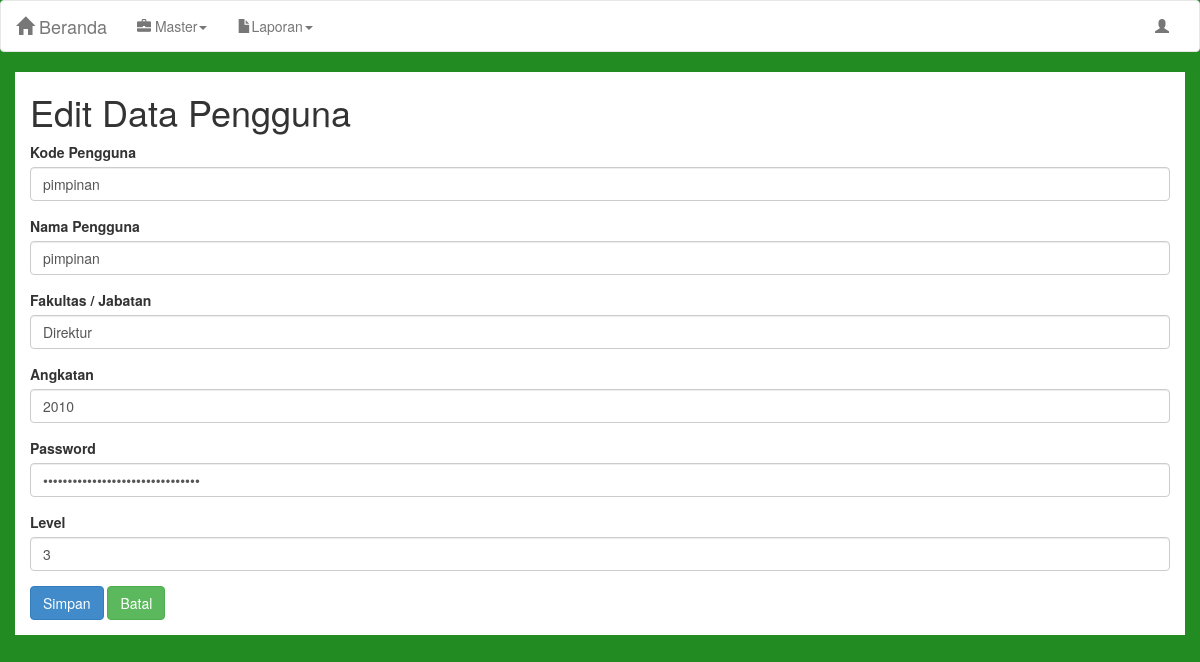
/master/users/edit.php?id=5 (signed in), run on the app's committed database.
### tables this page shows
CREATE TABLE IF NOT EXISTS `users` (
  `id` int(11) NOT NULL AUTO_INCREMENT,
  `kode_user` varchar(20) NOT NULL,
  `password` varchar(255) NOT NULL,
  `nama` varchar(50) NOT NULL,
  `fakultas` varchar(30) NOT NULL,
  `level` char(1) NOT NULL,
  `angkatan` varchar(20) NOT NULL,
  `foto` varchar(255) NOT NULL,
  PRIMARY KEY (`id`)
);

### koneksi/dbh.php (called while the page is built)
<?php
	class DBH {
		private static $dns="mysql:dbname=eub;host=localhost;";
		private static $user = "root";
		private static $pass= "";
		public static function createConnection()
		{
			return new PDO(self::$dns,self::$user,self::$pass);
		}
	}
?>

### master/users/repository.php (called while the page is built, shortened)
<?php
	require_once "../../koneksi/dbh.php";
	class Repository{
		private $dbh;
		public function __construct()
		{
			$this->dbh = DBH::createConnection();
		}
		public function getById($id)
		{
			$query = $this->dbh->prepare("SELECT * FROM users WHERE id = ?");
			$query->bindParam(1,$id);
			$query->execute();
			return $query->fetch(PDO::FETCH_OBJ);
		}
	}
?>

### master/users/edit.php (the view, shortened to what this page needs)
<?php session_start();
  include_once '../../layout/webmin/navbar.php';
  $repo = new Repository();
  $rows = $repo->getById($_GET['id']);
?>
<!DOCTYPE html>
<html lang="en">
  <head>
    <link rel="stylesheet" type="text/css" href="../../css/bootstrap.min.css">
    <link rel="stylesheet" type="text/css" href="../../css/customes.css">
  </head>
  <body>
<div class="container">
    <h1>Edit Data Pengguna</h1></center>
    <form  role="form" method="post">
      <div class="form-group">
        <div>
          <label>Kode Pengguna</label>
          <input class="form-control" value="<?php echo $rows->kode_user; ?>" name="kode_user">
        </div>
      </div>
      <div class="form-group">
        <div>
          <label>Nama Pengguna</label>
          <input class="form-control" value="<?php echo $rows->nama; ?>"  name="nama_user">
        </div>
      </div>
      <div class="form-group">
        <div>
          <label>Fakultas / Jabatan</label>
          <input class="form-control" value="<?php echo $rows->fakultas; ?>" name="fakultas">
        </div>
      </div>
      <div class="form-group">
        <div>
          <label>Angkatan</label>
          <input class="form-control" value="<?php echo $rows->angkatan; ?>" name="angkatan">
        </div>
      </div>
      <div class="form-group">
        <div>
          <label>Password</label>
          <input type="password" class="form-control" value="<?php echo $rows->password; ?>" name="password">
        </div>
      </div>
      <div class="form-group">
        <div>
          <label>Level</label>
          <input class="form-control" value="<?php echo $rows->level; ?>" name="level">
        </div>
      </div>
      <div class="form-group">
        <div>
          <button type="submit" class="btn btn-primary">Simpan</button>
          <a href="index.php"><button type="button" class="btn btn-success">Batal</button></a>
        </div>
      </div>
    </form>
</div>
</body>
</html>

### css/customes.css (style rules this page uses)
a { -moz-transition: all 0.5s ease-out; -o-transition: all 0.5s ease-out; -webkit-transition: all 0.5s ease-out; -ms-transition: all 0.5s ease-out; transition: all 0.5s ease-out; color: #F7981C; }
body { background-color: #228B22; }
.container { background-color: white; }

### data on the page
users: kode_user "pimpinan", nama_user "pimpinan", fakultas "Direktur", angkatan "2010", level "3"
